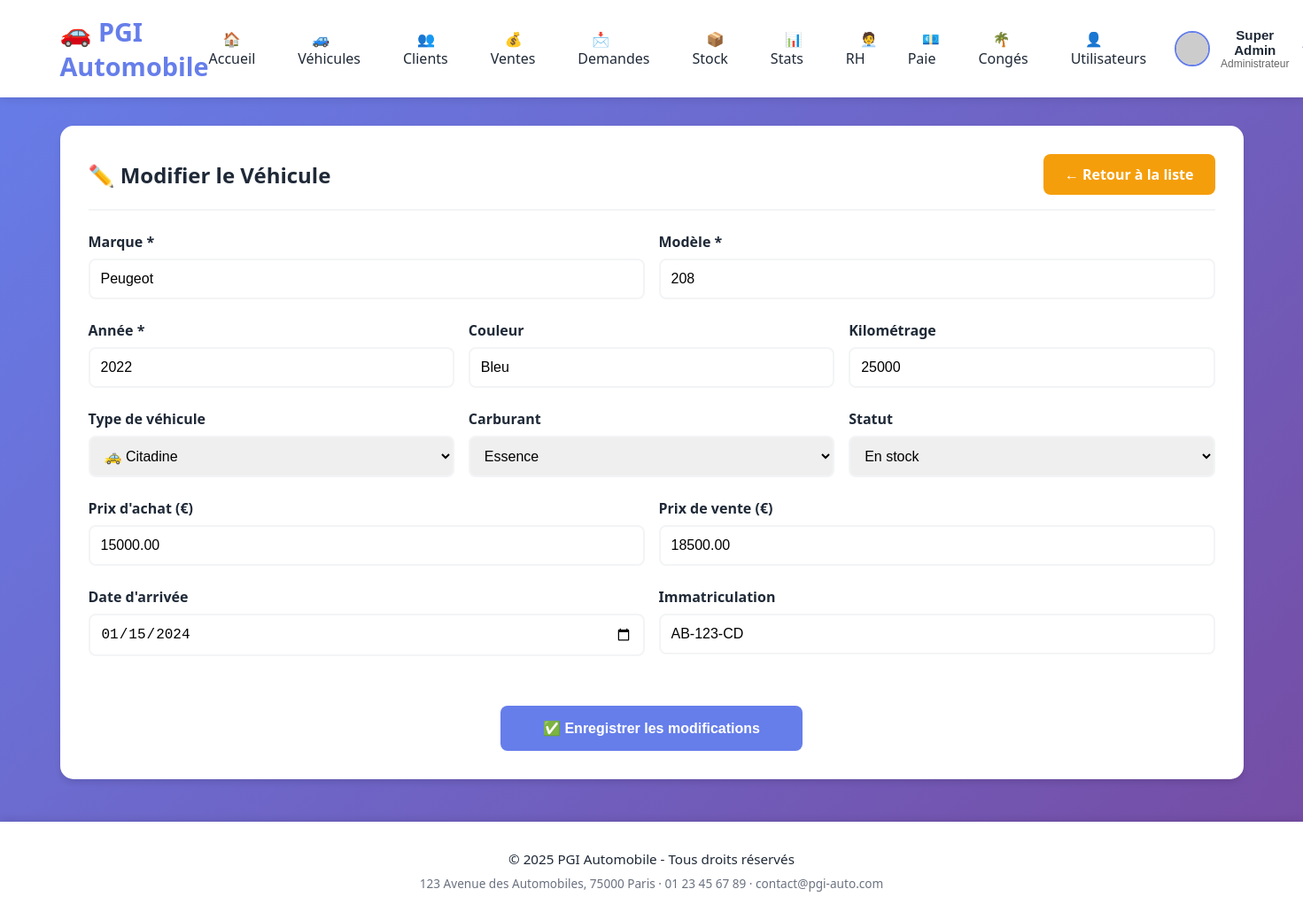
The page /modules/vehicules/modifier.php?id=1 (signed in) on the database its author committed.
### tables this page shows
CREATE TABLE IF NOT EXISTS vehicules (
    id INT PRIMARY KEY AUTO_INCREMENT,
    marque VARCHAR(50) NOT NULL,
    modele VARCHAR(50) NOT NULL,
    annee INT NOT NULL,
    couleur VARCHAR(30),
    prix_achat DECIMAL(10,2),
    prix_vente DECIMAL(10,2),
    kilometrage INT,
    type_vehicule ENUM('berline', 'suv', 'sportive', 'utilitaire', 'citadine') DEFAULT 'berline',
    carburant ENUM('essence', 'diesel', 'electrique', 'hybride') DEFAULT 'essence',
    statut ENUM('stock', 'vendu', 'reserve') DEFAULT 'stock',
    date_arrivee DATE,
    immatriculation VARCHAR(20),
    image_url VARCHAR(255),
    created_at TIMESTAMP DEFAULT CURRENT_TIMESTAMP
);

### config/database.php (called while the page is built, shortened)
<?php
function escape($data) {
    return htmlspecialchars($data, ENT_QUOTES, 'UTF-8');
}
?>

### modules/vehicules/modifier.php (the view, shortened to what this page needs)
<?php
include '../../includes/header.php';
$id = isset($_GET['id']) ? (int)$_GET['id'] : 0;
$stmt = $pdo->prepare("SELECT * FROM vehicules WHERE id = ?");
$stmt->execute([$id]);
$vehicule = $stmt->fetch();
?>
<div class="card">
    <div class="card-header">
        <h2 class="card-title">✏️ Modifier le Véhicule</h2>
        <a href="liste.php" class="btn btn-warning">← Retour à la liste</a>
    </div>
    <form method="POST">
        <div class="form-row">
            <div class="form-group">
                <label>Marque *</label>
                <input type="text" name="marque" class="form-control" required value="<?php echo escape($vehicule['marque']); ?>">
            </div>
            <div class="form-group">
                <label>Modèle *</label>
                <input type="text" name="modele" class="form-control" required value="<?php echo escape($vehicule['modele']); ?>">
            </div>
        </div>
        <div class="form-row">
            <div class="form-group">
                <label>Année *</label>
                <input type="number" name="annee" class="form-control" required min="1990" max="<?php echo date('Y') + 1; ?>" value="<?php echo $vehicule['annee']; ?>">
            </div>
            <div class="form-group">
                <label>Couleur</label>
                <input type="text" name="couleur" class="form-control" value="<?php echo escape($vehicule['couleur']); ?>">
            </div>
            <div class="form-group">
                <label>Kilométrage</label>
                <input type="number" name="kilometrage" class="form-control" min="0" value="<?php echo $vehicule['kilometrage']; ?>">
            </div>
        </div>
        <div class="form-row">
            <div class="form-group">
                <label>Type de véhicule</label>
                <select name="type_vehicule" class="form-control">
                    <option value="citadine" <?php echo $vehicule['type_vehicule'] == 'citadine' ? 'selected' : ''; ?>>🚕 Citadine</option>
                </select>
            </div>
            <div class="form-group">
                <label>Carburant</label>
                <select name="carburant" class="form-control">
                    <option value="essence" <?php echo $vehicule['carburant'] == 'essence' ? 'selected' : ''; ?>>Essence</option>
                </select>
            </div>
            <div class="form-group">
                <label>Statut</label>
                <select name="statut" class="form-control">
                    <option value="stock" <?php echo $vehicule['statut'] == 'stock' ? 'selected' : ''; ?>>En stock</option>
                </select>
            </div>
        </div>
        <div class="form-row">
            <div class="form-group">
                <label>Prix d'achat (€)</label>
                <input type="number" name="prix_achat" class="form-control" step="0.01" min="0" value="<?php echo $vehicule['prix_achat']; ?>">
            </div>
            <div class="form-group">
                <label>Prix de vente (€)</label>
                <input type="number" name="prix_vente" class="form-control" step="0.01" min="0" value="<?php echo $vehicule['prix_vente']; ?>">
            </div>
        </div>
        <div class="form-row">
            <div class="form-group">
                <label>Date d'arrivée</label>
                <input type="date" name="date_arrivee" class="form-control" value="<?php echo $vehicule['date_arrivee']; ?>">
            </div>
            <div class="form-group">
                <label>Immatriculation</label>
                <input type="text" name="immatriculation" class="form-control" value="<?php echo escape($vehicule['immatriculation']); ?>">
            </div>
        </div>
        <div style="text-align: center; margin-top: 2rem;">
            <button type="submit" class="btn btn-primary" style="padding: 1rem 3rem;">
                ✅ Enregistrer les modifications
            </button>
        </div>
    </form>
</div>
<?php include '../../includes/footer.php'; ?>

### assets/css/style.css (style rules this page uses)
* { margin: 0; padding: 0; box-sizing: border-box; }
:root { --primary: #667eea; --primary-dark: #764ba2; --secondary: #4facfe; --success: #10b981; --danger: #ef4444; --warning: #f59e0b; --info: #17a2b8; --dark: #1f2937; --light: #f3f4f6; --white: #ffffff; --gradient-primary: linear-gradient(135deg, var(--primary) 0%, var(--primary-dark) 100%); --gradient-success: linear-gradient(135deg, #43e97b 0%, #38f9d7 100%); --gradient-info: linear-gradient(135deg, #4facfe 0%, #00f2fe 100%); --gradient-warning: linear-gradient(135deg, #fa709a 0%, #fee140 100%); --gray: #6b7280; --gray-light: #e5e7eb; --gray-dark: #374151; --text-primary: #333; --text-secondary: #666; --text-muted: #999; --border: #e0e0e0; --border-light: #f0f0f0; --border-dark: #ccc; --bg-light: #f8f9fa; --bg-white: #ffffff; }
body { font-family: 'Segoe UI', Tahoma, Geneva, Verdana, sans-serif; background: var(--gradient-primary); min-height: 100vh; color: var(--dark); }
.card { background: var(--white); border-radius: 15px; padding: 2rem; margin-bottom: 2rem; box-shadow: 0 4px 6px rgba(0,0,0,0.1); transition: transform 0.3s, box-shadow 0.3s; }
.card-header { display: flex; justify-content: space-between; align-items: center; margin-bottom: 1.5rem; padding-bottom: 1rem; border-bottom: 2px solid var(--light); }
.card-title { font-size: 1.5rem; color: var(--dark); display: flex; align-items: center; gap: 10px; }
.btn { display: inline-block; padding: 0.75rem 1.5rem; border: none; border-radius: 8px; font-size: 1rem; font-weight: 600; cursor: pointer; transition: all 0.3s; text-decoration: none; }
.btn-primary { background: var(--primary); color: var(--white); }
.btn-warning { background: var(--warning); color: var(--white); }
.form-group { margin-bottom: 1.5rem; }
.form-group label { display: block; margin-bottom: 0.5rem; font-weight: 600; color: var(--dark); }
.form-control { width: 100%; padding: 0.75rem; border: 2px solid var(--light); border-radius: 8px; font-size: 1rem; transition: border 0.3s; }
.form-row { display: grid; grid-template-columns: repeat(auto-fit, minmax(250px, 1fr)); gap: 1rem; }
.card { animation: fadeIn 0.5s ease-out; }

### rows shown on the page
vehicules: marque "Peugeot", modele "208", annee "2022", couleur "Bleu", kilometrage "25000", type_vehicule "🚕 Citadine", carburant "Essence", statut "En stock", prix_achat "15000.00", prix_vente "18500.00", date_arrivee "01/15/2024", immatriculation "AB-123-CD"

### other values the page prints
$appName "PGI Automobile"
$link['label'] "🏠 Accueil"
$link['label'] "🚙 Véhicules"
$link['label'] "👥 Clients"
$link['label'] "💰 Ventes"
$link['label'] "📩 Demandes"
$link['label'] "📦 Stock"
$link['label'] "📊 Stats"
$link['label'] "🧑‍💼 RH"
$link['label'] "💶 Paie"
$link['label'] "🌴 Congés"
$link['label'] "👤 Utilisateurs"
getFullName() "Super Admin"
getRoleLabel() "Administrateur"
